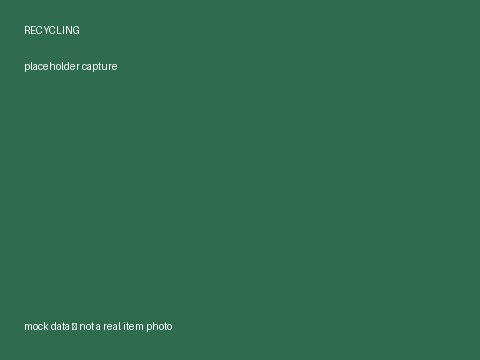
#> input picture mock_captures/recycling_sample.jpg, 480 x 360 px, given in place of the camera
$ python pc_proto_ml.py
#> lines starting #> are read from the running program, lines starting #| are printed output that depends on the picture
"""
Smart Sort - PC Prototype (Autonomous / Hands-Free Cloud Client)

State machine per frame for autonomous checking:
    EMPTY     -> box is clear (this is the re-armed, ready state)
    SETTLING  -> something entered the box; waiting for N consecutive
                 still frames before it's confident it's not just a hand
                 passing through
    COOLDOWN  -> just fired a request; briefly ignores everything so it
                 doesn't double-scan the same item, then re-arms once the
                 box goes back to EMPTY (or the cooldown timer expires)

Press 'd' while running to toggle a debug overlay showing the live
presence/motion numbers -- use it to tune the constants below for your
camera and lighting.
"""

import cv2
import numpy as np
import requests
import time

API_URL = "http://127.0.0.1:8000/classify"
REQUEST_TIMEOUT_SECONDS = 5

PRESENCE_THRESHOLD = 35            # per-pixel intensity diff vs baseline to count as "changed"
PRESENCE_NOISE_KERNEL = 5          # morphological opening kernel -- erases isolated noise pixels
                                   # before they get counted, so sensor grain doesn't add up

PRESENCE_ENTER_FRACTION = 0.15     # fraction of ROI that must change to count as "item just entered"
PRESENCE_EXIT_FRACTION = 0.06      # once present, must drop below THIS (lower) fraction to count as
                                   # "removed" -- this gap (hysteresis) stops flickering right at the edge

STILLNESS_THRESHOLD = 8            # frame-to-frame mean diff below this = "not moving"
STILLNESS_FRAMES_REQUIRED = 10     # consecutive still frames before auto-triggering (~0.3-0.5s typical)
COOLDOWN_SECONDS = 2.0             # minimum time after a capture before it can fire again

STATE_EMPTY = "EMPTY"
STATE_SETTLING = "SETTLING"
STATE_COOLDOWN = "COOLDOWN"

_noise_kernel = np.ones((PRESENCE_NOISE_KERNEL, PRESENCE_NOISE_KERNEL), np.uint8)


def to_gray_blur(img):
    gray = cv2.cvtColor(img, cv2.COLOR_BGR2GRAY)
    return cv2.GaussianBlur(gray, (9, 9), 0)


def presence_fraction_from(gray, baseline):
    """
    Difference vs. the startup baseline, with a morphological open pass to
    strip out isolated single-pixel noise (sensor grain, JPEG artifacts)
    before it gets counted -- that noise is the usual cause of "captures
    every little bit" false triggers.
    """
    diff = cv2.absdiff(gray, baseline)
    mask = (diff > PRESENCE_THRESHOLD).astype(np.uint8)
    mask = cv2.morphologyEx(mask, cv2.MORPH_OPEN, _noise_kernel)
    return float(np.count_nonzero(mask)) / mask.size


def send_for_classification(roi):
    roi_resized = cv2.resize(roi, (224, 224))
    success, encoded_image = cv2.imencode('.jpg', roi_resized)
    if not success:
        print("Failed to encode image, skipping this capture.")
        return

    try:
        start_t = time.time()
        response = requests.post(
            API_URL,
            files={"file": ("item.jpg", encoded_image.tobytes(), "image/jpeg")},
            timeout=REQUEST_TIMEOUT_SECONDS,
        )
        response.raise_for_status()
        result = response.json()
        round_trip = time.time() - start_t

        print(f"\n--- Classification Result ---")
        print(f"Detected Material: {result['material'].upper()} ({result['confidence']*100:.1f}%)")
        print(f"Iowa City Routing: {result['classification'].upper()}")
        print(f"Round-trip latency: {round_trip:.3f}s")
        if round_trip > 5:
            print("WARNING: exceeded the 5-second C1.1 latency requirement.")

    except requests.exceptions.Timeout:
        print(f"Request timed out after {REQUEST_TIMEOUT_SECONDS}s.")
    except requests.exceptions.RequestException as e:
        print(f"Request failed: {e}")


cap = cv2.VideoCapture(0)
print("Smart Sort (Autonomous Mode) Active.")
print("Hold an item in the green box -- it scans automatically once it's still.")
print("Press 'r' to re-capture the empty-box baseline.")
print("Press 'd' to toggle the tuning overlay. Press 'q' to quit.")

baseline = None
prev_gray = None
still_count = 0
state = STATE_EMPTY
cooldown_until = 0.0
show_debug = False

while True:
    ret, frame = cap.read()
#> frame is the input picture: shape (360, 480, 3); mean B, G, R 79.7, 107.6, 47.8
    if not ret:
        break

    h, w, _ = frame.shape
#> h = 360; w = 480
    box_size = int(min(h, w) * 0.6)
#> box_size = 216
    x1 = (w - box_size) // 2
#> x1 = 132
    y1 = (h - box_size) // 2
#> y1 = 72
    x2 = x1 + box_size
#> x2 = 348
    y2 = y1 + box_size
#> y2 = 288

    roi = frame[y1:y2, x1:x2]
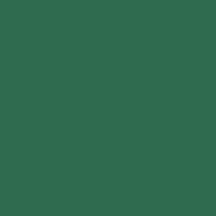
#> roi: shape (216, 216, 3); mean B, G, R 79, 107, 47
    gray = to_gray_blur(roi)
#> in to_gray_blur, `gray = cv2.cvtColor(img, cv2.COLOR_BGR2GRAY)`: gray: shape (216, 216); every value is 86

    if baseline is None:
        baseline = gray.copy()
        prev_gray = gray.copy()

    presence_fraction = presence_fraction_from(gray, baseline)
#> in presence_fraction_from, `diff = cv2.absdiff(gray, baseline)`: diff: shape (216, 216); every value is 0
#> presence_fraction = 0

    # Hysteresis: which threshold applies depends on whether we currently
    # think something is there. Prevents flicker right at the boundary.
    if state == STATE_EMPTY:
        item_present = presence_fraction > PRESENCE_ENTER_FRACTION
#> item_present = False
    else:
        item_present = presence_fraction > PRESENCE_EXIT_FRACTION

    motion_score = float(np.mean(cv2.absdiff(gray, prev_gray)))
#> motion_score = 0
    is_still = motion_score < STILLNESS_THRESHOLD
#> is_still = True

    now = time.time()

    # --- resolve state transitions ---
    if state == STATE_COOLDOWN and now >= cooldown_until:
        state = STATE_SETTLING if item_present else STATE_EMPTY
        still_count = 0

    if state == STATE_EMPTY and item_present:
        state = STATE_SETTLING
        still_count = 0

    if state == STATE_SETTLING:
        if not item_present:
            state = STATE_EMPTY
            still_count = 0
        elif is_still:
            still_count += 1
        else:
            still_count = 0

    # --- render + trigger for the (possibly just-updated) current state ---
    display_frame = frame.copy()

    if state == STATE_EMPTY:
        box_color, status_text = (0, 255, 0), "Ready"

    elif state == STATE_SETTLING:
        box_color = (0, 255, 255)
        status_text = f"Hold still... ({still_count}/{STILLNESS_FRAMES_REQUIRED})"
        if still_count >= STILLNESS_FRAMES_REQUIRED:
            send_for_classification(roi)
            state = STATE_COOLDOWN
            cooldown_until = now + COOLDOWN_SECONDS
            box_color, status_text = (0, 165, 255), "Cooldown..."

    else:  # STATE_COOLDOWN
        box_color, status_text = (0, 165, 255), "Cooldown..."

    cv2.rectangle(display_frame, (x1, y1), (x2, y2), box_color, 2)
    cv2.putText(display_frame, status_text, (x1, y1 - 10),
                cv2.FONT_HERSHEY_SIMPLEX, 0.7, box_color, 2)
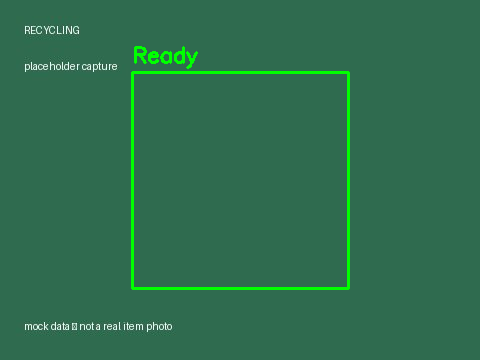
#> display_frame: shape (360, 480, 3); mean B, G, R 78.3, 110.3, 47

    if show_debug:
        debug_lines = [
            f"presence_fraction: {presence_fraction:.3f}  (enter>{PRESENCE_ENTER_FRACTION} exit<{PRESENCE_EXIT_FRACTION})",
            f"motion_score:      {motion_score:.1f}  (still<{STILLNESS_THRESHOLD})",
            f"state: {state}",
        ]
        for i, line in enumerate(debug_lines):
            cv2.putText(display_frame, line, (10, 25 + i * 22),
                        cv2.FONT_HERSHEY_SIMPLEX, 0.55, (255, 255, 255), 1)

    cv2.imshow('Smart Sort - Autonomous Prototype', display_frame)

    prev_gray = gray

    key = cv2.waitKey(1) & 0xFF
#> (key q is pressed here)
    if key == ord('r'):
        baseline = gray.copy()
        print("Baseline re-captured.")
    elif key == ord('d'):
        show_debug = not show_debug
    elif key == ord('q'):
        break

cap.release()
cv2.destroyAllWindows()
